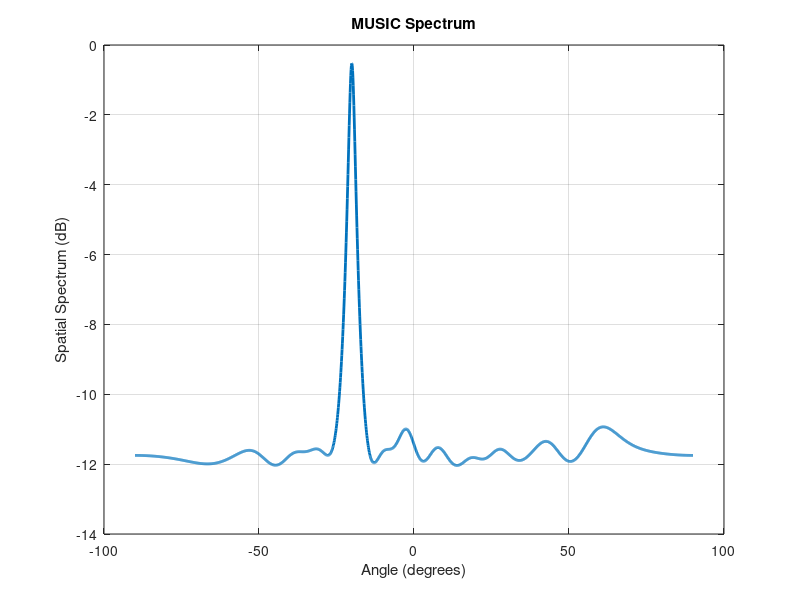

MATLAB code to generate this figure: (Note: this script raises an error after producing the figure.)
% ===============================================================
%  FILE NAME:      music_exp1.m
%  AUTHOR:         Nikhil Navghade 
%  DATE CREATED:   15-Sep-2024
%  LAST MODIFIED:  15-Sep-2024
%  ORGANIZATION:   Independent Developer
%  VERSION:        1.0
%
% LICENSE: MIT License
% Permission is granted, free of charge, to use, copy, modify, and distribute
% this software for any purpose, with or without attribution. The software is
% provided "as-is" without warranty of any kind, express or implied.
%
%  ===============================================================

% MATLAB Code for DOA Estimation using MUSIC Algorithm

close all;
clc;
clear;

% Parameters
M = 16;          
% Number of array elements (antennas)
d = 0.5;            % Spacing between elements in multiples of wavelength (0.5 lambda)
lambda = 1;         % Wavelength (normalized to 1)
N = 1%1000;           % Number of snapshots
K = 2;              % Number of sources (assume 2 sources for example)

% Generate synthetic data (for testing)
% Assuming two signals coming from angles -20 and 40 degrees
angles = [-20, 40];
signal_power = [1, 0.5];
noise_power = 0.01;

% Generate array response matrix
theta = angles(:) * pi/180; % Convert to radians
steering_matrix = exp(-1j * 2 * pi * d * (0:M-1).' * sin(theta)');

% Generate received signal
signals = (sqrt(signal_power(:)) .* (randn(K, N) + 1j*randn(K, N))) / sqrt(2);
X_nl = steering_matrix * signals; % Noiseless received signal

% Add noise
X = X_nl + sqrt(noise_power/2) * (randn(M, N) + 1j*randn(M, N));

% Compute covariance matrix
R = (X * X') / N;

%%
%{
 [V,D] = eig(A) produces a diagonal matrix D of eigenvalues and 
    a full matrix V whose columns are the corresponding eigenvectors  
    so that A*V = V*D. 
%}
% Eigenvalue decomposition
[E, D] = eig(R);

% Sort eigenvalues and corresponding eigenvectors
[eigenvalues, idx] = sort(diag(D), 'descend');
E = E(:, idx);

% Signal subspace: first K eigenvectors
En = E(:, K+1:end);  % Noise subspace (remaining M-K eigenvectors)

% MUSIC Spectrum Calculation
theta_scan = -90:0.1:90;  % Scan angles from -90 to 90 degrees
P_music = zeros(size(theta_scan));

for i = 1:length(theta_scan)
    a_theta = exp(-1j * 2 * pi * d * (0:M-1).' * sin(theta_scan(i) * pi/180));
    P_music(i) = 1 / (a_theta' * En * En' * a_theta);
end

% Convert to dB scale
P_music = 10*log10(abs(P_music));

% Plot MUSIC Spectrum
figure;
plot(theta_scan, P_music, 'LineWidth', 2);
xlabel('Angle (degrees)');
ylabel('Spatial Spectrum (dB)');
title('MUSIC Spectrum');
grid on;

nope;
